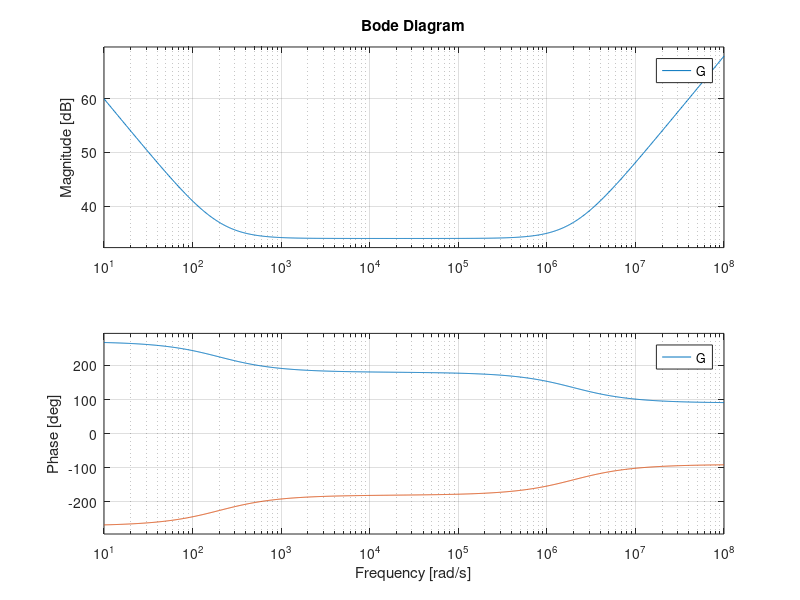

Source code (MATLAB):
% Designed Circuit and Transfer Function
R1=1e3; R2=20; C1=5e-6; C2=25e-9;
b1=1/R1/C2;
a1=1/R1/C1 + 1/R2/C2;
a0=1/(R1*R2*C1*C2);

num =- [b1 0];
den=[1 a1 a0];
G1=tf(num,den)

bode(G1),grid on;
hold on;

% Implemented Circuit and Transfer Function
num1 = (R1*C2);
num2 = ((R1/R2) + (C2/C1));
num3 = 1/(R2*C1);

den1 = 0;
den2 = 1;
den3 = 0

finalNum = - [num1 num2 num3];
finalDen = [den1 den2 den3];
G = tf(finalNum, finalDen)

bode(G), grid on